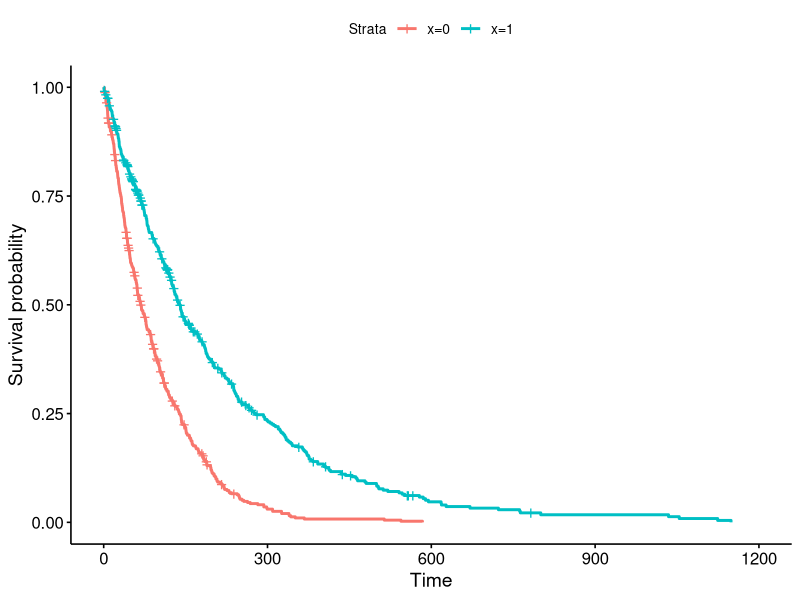
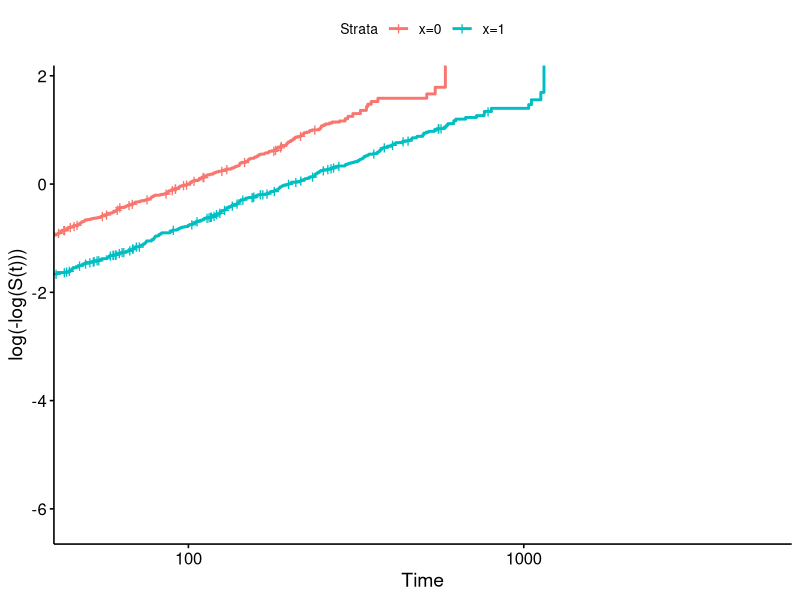

Here is the R script that generated these plots, in order: (Note: this script raises an error after producing the figures.)
## ---- chunk 1
knitr::opts_chunk$set(echo = TRUE)
## ---- chunk 2
library(survival)
library(survminer)
library(ggplot2)

set.seed(1234)

## ---- chunk 3

# Risque de base : Weibull

# N = taille de l'échantillon    
# lambda = paramètre d'échelle dans h0() (scale parameter)
# alpha = paramètre de forme dans h0() (shape parameter)
# beta = paramètre d'effet fixe
# rateC = paramètre du taux de la distribution exponentielle de C

simulWeibull <- function(N, lambda, alpha, beta, rateC)
{
  # covariable --> N essais de Bernoulli
  x <- sample(x=c(0, 1), size=N, replace=TRUE, prob=c(0.5, 0.5))

  # Temps d'événements latents de Weibull
  v <- runif(n=N) #n = nombre d'observations
  T <- (- log(v)/(lambda * exp(x*beta)))^(1 / alpha)

  # Temps de censure suivant distribution exponentielle
  C <- rexp(n=N, rate=rateC) 

  # Temps de suivi et indicateurs d'événements
  timeT <- T
  time <- pmin(T, C) # Z = min(T,C)
  status <- as.numeric(T <= C) # Δ = 1(T < C)

  # Observations (Zi, Δi) (dataset)
  data.frame(id=1:N,
             time=time,
             timeT = timeT,
             status=status,
             x=x)
}

#status 0 = censuré
#status 1 = non censuré


## ---- chunk 4

# Risque de base : Weibull

# N = taille de l'échantillon    
# lambda = paramètre d'échelle dans h0() (scale parameter)
# alpha = paramètre de forme dans h0() (shape parameter)
# beta = paramètre d'effet fixe
# rateC = paramètre du taux de la distribution exponentielle de C

simulWeibull_time <- function(N, lambda, alpha, beta, rateC)
{
  # covariable --> N essais de Bernoulli
  x <- sample(x=c(0,1), size=N, replace=TRUE, prob=c(0, 1))
  
  
  # Temps d'événements latents de Weibull
  v <- runif(n=N) #n = nombre d'observations
  T <- (- log(v)/(lambda * exp(x*beta)))^(1 / alpha)

  # Temps de censure suivant distribution exponentielle
  C <- rexp(n=N, rate=rateC) 

  # Temps de suivi et indicateurs d'événements
  timeT <- T
  time <- pmin(T, C) # Z = min(T,C)
  status <- as.numeric(T <= C) # Δ = 1(T < C)
  x_t = x*time

  # Observations (Zi, Δi) (dataset)
  data.frame(id=1:N,
             time=time,
             timeT = timeT,
             status=status,
             x=x,
             x_t = x_t)
}



#status 0 = censuré
#status 1 = non censuré


## ---- chunk 5
datasimul <- simulWeibull(N=1000, lambda=0.01, alpha=1, beta=-0.6, rateC=0.001)
## ---- chunk 6
datasimul_time <- simulWeibull_time(N=1000, lambda=0.01, alpha=1, beta=-0.6, rateC=0.001)
## ---- chunk 7
y<- survfit(Surv(time, status) ~ x, type = "kaplan-meier", conf.type = "plain", datasimul)

ggsurvplot(y, data = datasimul)
ggsurvplot(y, fun = "cloglog", data = datasimul, xlim=c(50,5000))
## ---- chunk 8

strata_xt <- cut(datasimul_time$x_t, breaks=c(0,200, Inf))

y_time <- survfit(Surv(time, status) ~ strata_xt, type = "kaplan-meier", conf.type = "plain", datasimul_time)

ggsurvplot(y_time, data = datasimul_time)
ggsurvplot(y_time, fun = "cloglog", data = datasimul_time, xlim=c(50,1000))
## ---- chunk 9
fit <- coxph(Surv(time, status) ~ x, data=datasimul)

plot(cox.zph(fit))



## ---- chunk 10

fit_time <- coxph(Surv(time, status) ~ x_t, data=datasimul_time)

plot(cox.zph(fit_time))




